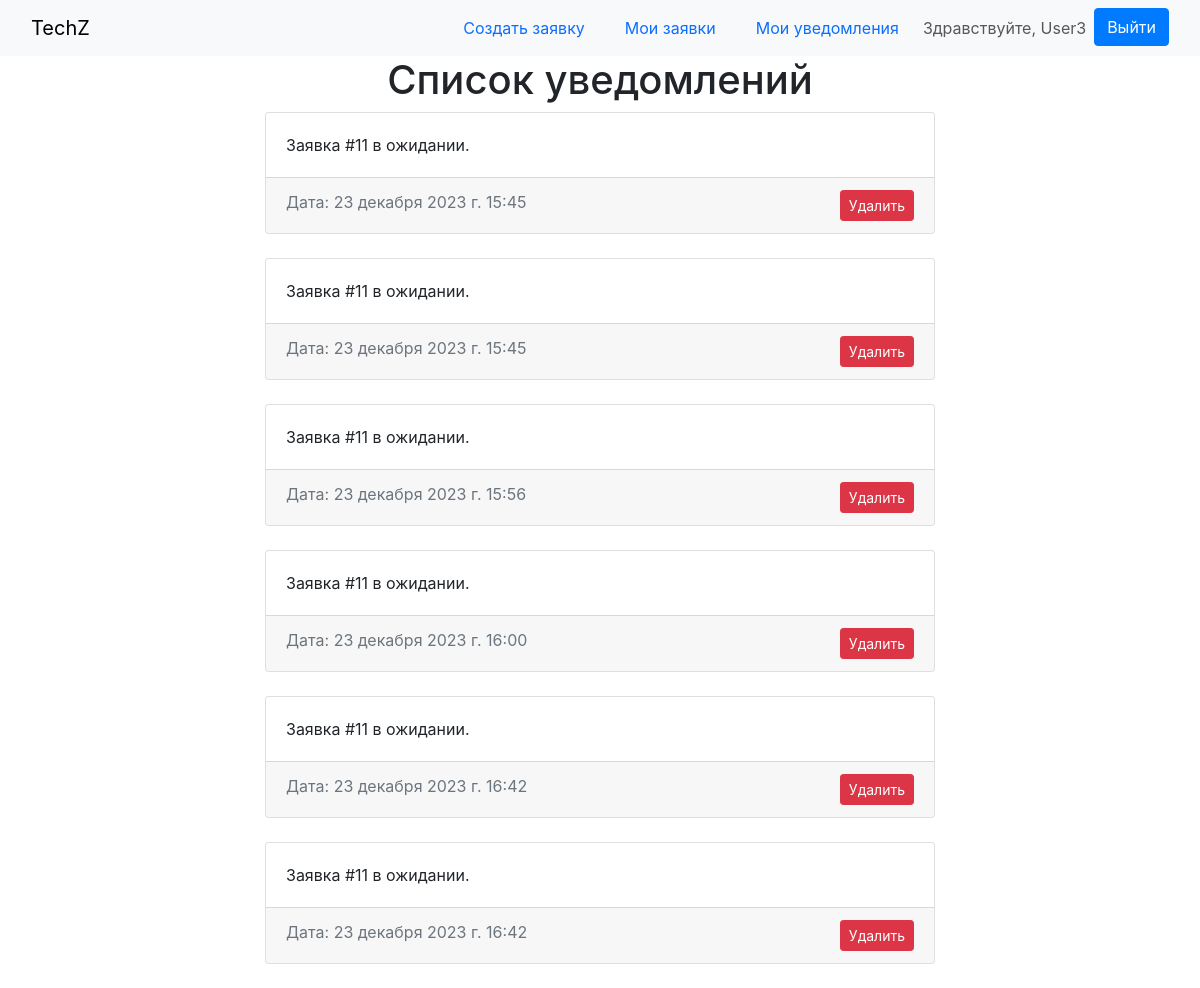
The app's page /tech/notifications/ (signed in), older data.
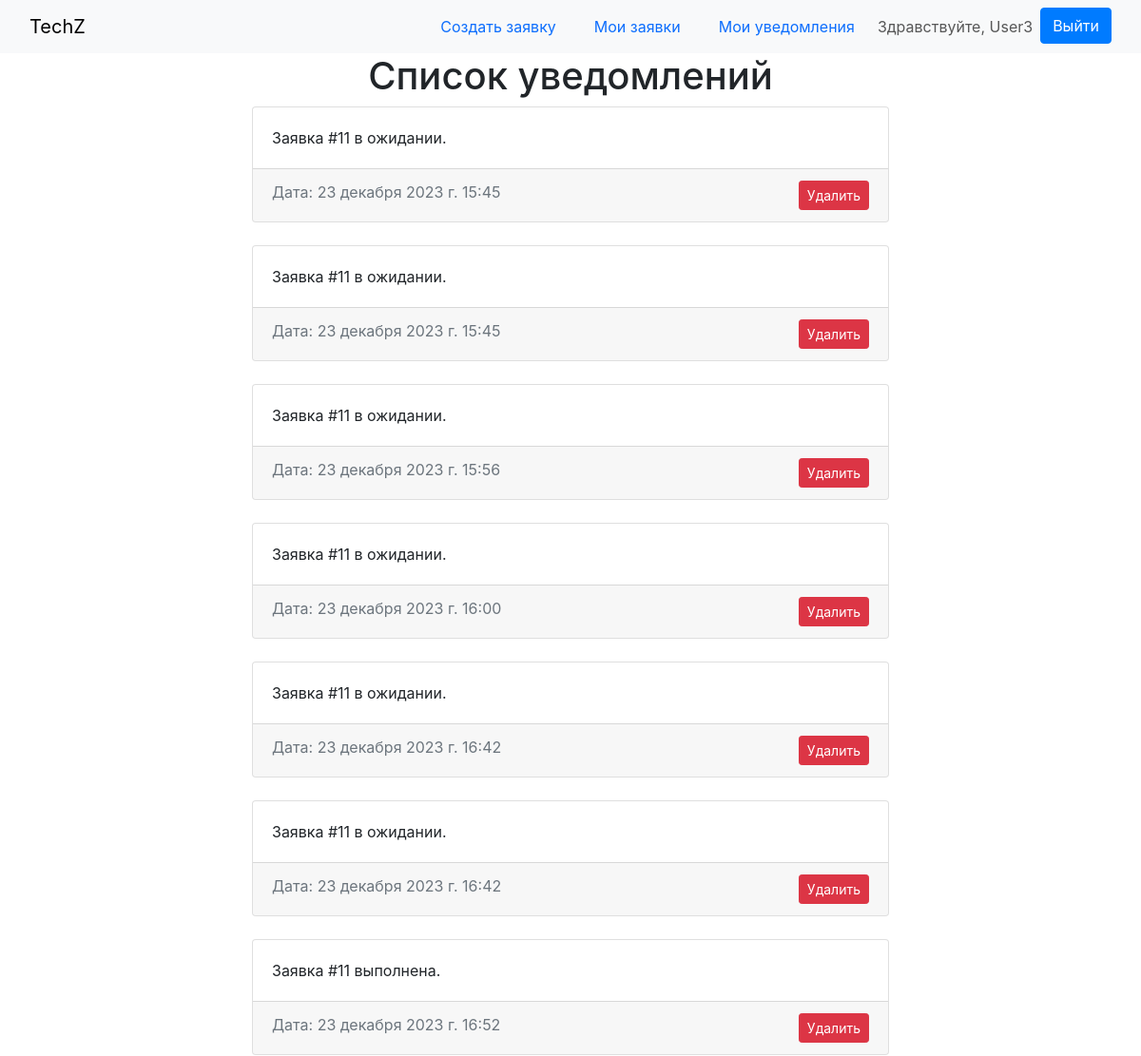
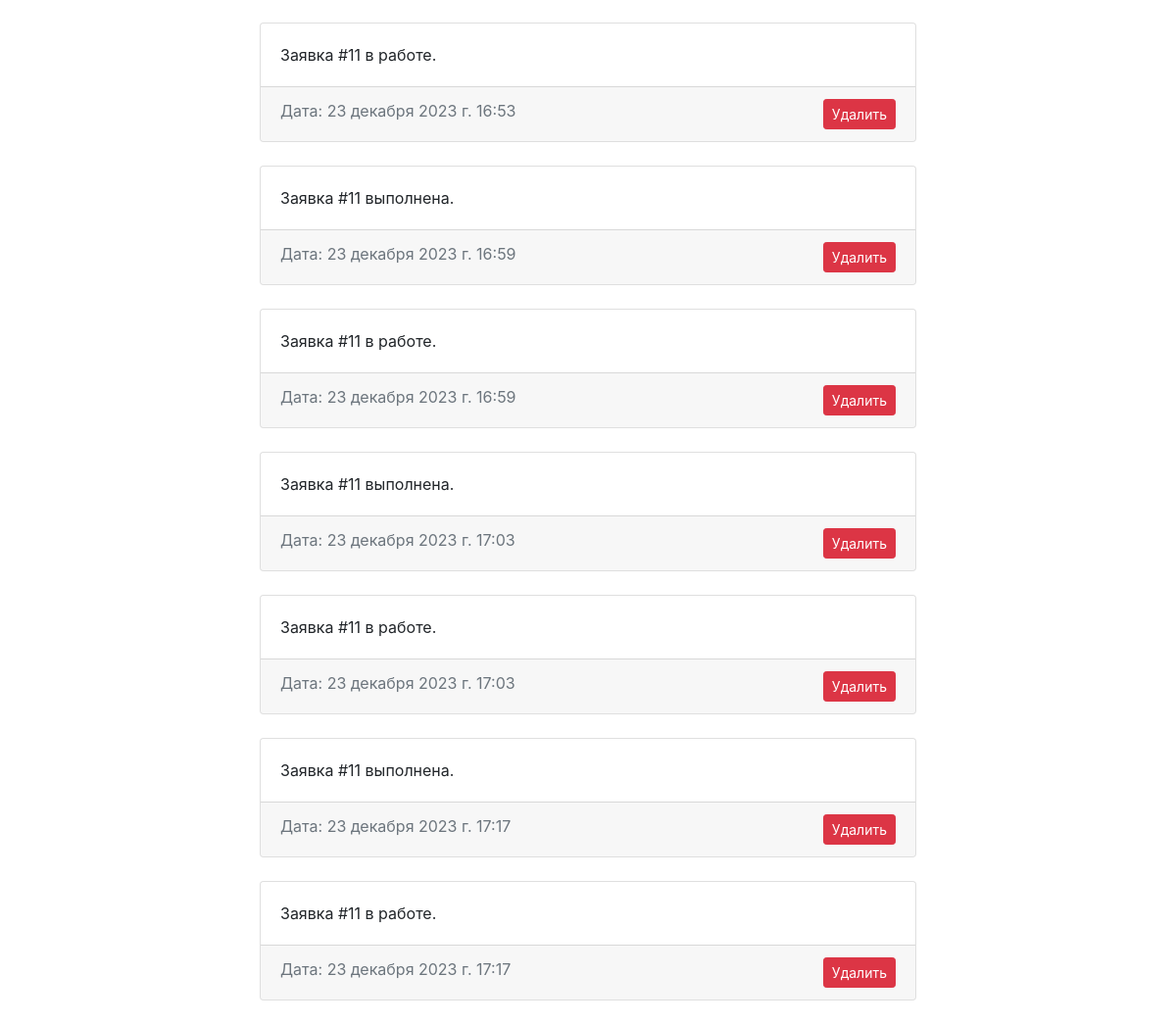
The same page, newer data (2 pictures, top to bottom).
### tech/models.py (models this page shows, shortened)
class Notification(models.Model):
    user_profile = models.ForeignKey(UserProfile, on_delete=models.CASCADE, verbose_name='Профиль пользователя')
    message = models.TextField(verbose_name='Сообщение')
    created_at = models.DateTimeField(auto_now_add=True, verbose_name='Дата создания')
    class Meta:
        verbose_name = 'Уведомление'
        verbose_name_plural = 'Уведомления'

### tech/views.py (the view)
# urls.py: path('notifications/', views.notification_list, name='notification_list'),
@login_required(login_url='login')
@user_passes_test(is_user, login_url='login')
def notification_list(request):
    notifications = Notification.objects.filter(user_profile=request.user.userprofile)
    return render(request, 'notifications.html', context={'notifications': notifications})

### tech/views.py (called while the page is built)
def is_user(user):
    return user.is_authenticated and user.userprofile.role == 'user'

### templates/notifications.html (shortened to what this page needs)
{% extends 'base.html' %}
{% block content %}
    {% if notifications %}
        <h1 class="text-center">Список уведомлений</h1>
        {% for notification in notifications %}
            <div class="card text-left mb-4">
                <div class="card-body">
                    <p class="card-text">{{ notification.message.capitalize }}</p>
                </div>
                <div class="d-flex card-footer text-muted justify-content-between">
                    Дата: {{ notification.created_at }}
                    <form method="post" action="{% url 'delete_notification' notification.id %}"
                          style="display: inline;">
                        <button type="submit" class="btn btn-danger btn-sm">Удалить</button>
                    </form>
                </div>
            </div>
        {% endfor %}
    {% else %}
        <h1 class="text-center">Уведомлений нет.</h1>
    {% endif %}
{% endblock %}

### templates/base.html (shortened to what this page needs)
<!DOCTYPE html>
<html lang="en">
<head>
    {% load bootstrap5 %}
    {% bootstrap_css %}
    <link rel="stylesheet" href="https://stackpath.bootstrapcdn.com/bootstrap/4.3.1/css/bootstrap.min.css"
>
</head>
<body>
<nav class="navbar bg-body-tertiary">
    <div class="container-fluid">
        <a class="navbar-brand" href="{% url 'index' %}">TechZ</a>
        <ul class="nav nav-pills nav-fill gap-2">
            {% if user.is_authenticated and user.userprofile.role == 'admin' %}
                <li class="nav-item">
                    <a class="nav-link" href="{% url 'create_request' %}">Создать заявку</a>
                </li>
                <li class="nav-item">
                    <a class="nav-link" href="{% url 'request_list' %}">Список заявок</a>
                </li>
                <li class="nav-item">
                    <a class="nav-link" href="{% url 'statistics' %}">Статистика</a>
                </li>
            {% elif user.is_authenticated and user.userprofile.role == 'user' %}
                <li class="nav-item">
                    <a class="nav-link" href="{% url 'create_request' %}">Создать заявку</a>
                </li>
                <li class="nav-item">
                    <a class="nav-link" href="{% url 'request_list' %}">Мои заявки</a>
                </li>
                <li class="nav-item">
                    <a class="nav-link position-relative" href="{% url 'notification_list' %}">Мои уведомления</a>
                </li>
            {% elif user.is_authenticated and user.userprofile.role == 'ispolnitel' %}
                <li class="nav-item">
                    <a class="nav-link" href="{% url 'jobs' %}">Мои заявки</a>
                </li>
            {% endif %}
            {% if user.is_authenticated %}
                <li class="navbar-text">
                    Здравствуйте, {{ user.username }}
                </li>
                <li class="nav-item">
                    <a class="btn btn-primary" href="{% url 'logout' %}">Выйти</a>
                </li>
            {% endif %}
        </ul>
    </div>
</nav>
<div class="container" style="max-width: 700px">
    {% block content %}{% endblock %}
</div>
</body>
</html>

Row changes from the older to the newer data that the page shows:
added Notification: message "Заявка #11 выполнена.", created_at "23 декабря 2023 г. 16:52"
added Notification: message "Заявка #11 в работе.", created_at "23 декабря 2023 г. 16:53"
added Notification: message "Заявка #11 выполнена.", created_at "23 декабря 2023 г. 16:59"
added Notification: message "Заявка #11 в работе.", created_at "23 декабря 2023 г. 16:59"
added Notification: message "Заявка #11 выполнена.", created_at "23 декабря 2023 г. 17:03"
added Notification: message "Заявка #11 в работе.", created_at "23 декабря 2023 г. 17:03"
added Notification: message "Заявка #11 выполнена.", created_at "23 декабря 2023 г. 17:17"
added Notification: message "Заявка #11 в работе.", created_at "23 декабря 2023 г. 17:17"
